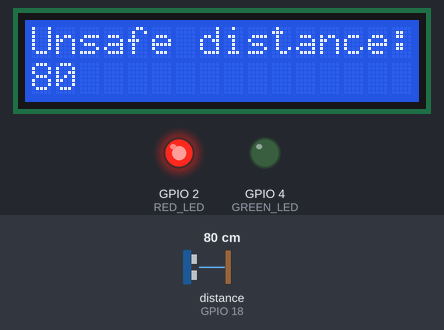
Bench run of a sketch on a simulated ESP32. Parts: 16×2 character LCD, output pins drawn as LEDs (lit = HIGH). Wiring (from diagram.json): ultrasonic range finder: trigger GPIO 5; echo GPIO 18. The inputs (shaded band) are chosen by the test bench; at power-on: distance to the obstacle (sensor on GPIO 18) 80 cm. The echo pulse lasts 58.3 µs per cm; WiFi joins after 1.5 s; servers stay silent unless stated; uploads are accepted with an empty reply; the local clock reads 2024-03-15 10:24:30 at power-on unless the sketch sets it; pins used as bus, display or sensor lines are not drawn; what the sketch prints to the serial monitor is not drawn.

Above: at 6.1 s.
6.2 s: distance to the obstacle (sensor on GPIO 18) set to 197 cm
At 8.9 s:
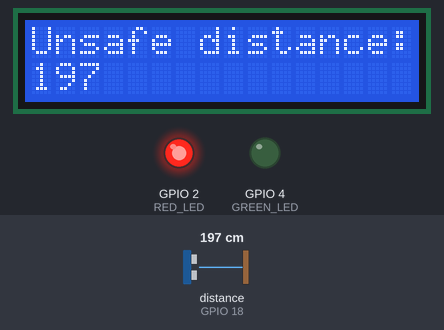
9.2 s: distance to the obstacle (sensor on GPIO 18) set to 206 cm
At 10.9 s:
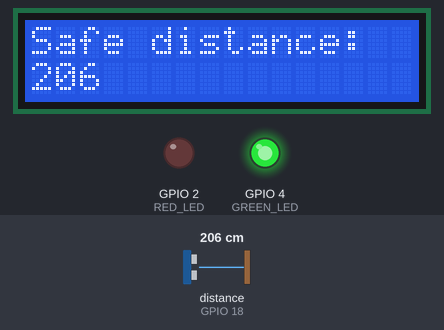
12.0 s: distance to the obstacle (sensor on GPIO 18) set to 2 cm
At 13.0 s:
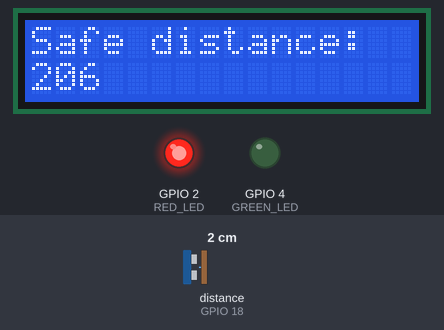
Timing chart, 0 to 15.0 s (numbered marks = the images above; inputs shaded):
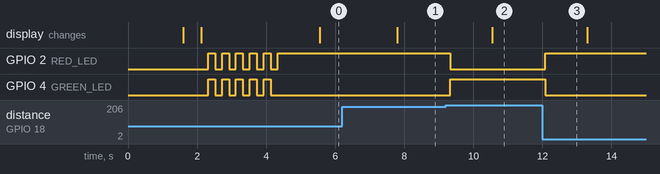

The sketch:

sketch.ino
```cpp
#include <Arduino.h>
#include <ArduinoJson.h>
#include <HTTPClient.h>
#include <LiquidCrystal_I2C.h>
#include <WiFi.h>
#include "time.h"

// WiFi Credentials
#define WIFI_SSID "Wokwi-GUEST"
#define WIFI_PASSWORD ""

// Firebase Things Realtime Database
#define DATABASE_URL "https://upcpre202402si572wv71-default-rtdb.firebaseio.com/.json"
// HTTP Client
HTTPClient client;

// HC-SR04 Pin Configuration
#define TRIGGER_PIN 5
#define ECHO_PIN 18

// LED Configuration
#define GREEN_LED 4
#define RED_LED 2

// Liquid Crystal Display
LiquidCrystal_I2C LCD = LiquidCrystal_I2C(0x27, 16, 2);

// Variables
int prev = 0;
String tempText = "";
String payload = "";
String sensorID = "HC001";
char timeStringBuff[20];
String greenLedBool;
String redLedBool;
String safeDistBool;


void setup() {
  // put your setup code here, to run once:
  Serial.begin(115200);

  // Initial message
  LCD.init();
  LCD.backlight();
  LCD.setCursor(0, 0);
  LCD.print("Connecting to ");
  LCD.setCursor(0, 1);
  LCD.print("WiFi ");

  // WiFi Setup

  WiFi.mode(WIFI_STA);
  WiFi.begin(WIFI_SSID, WIFI_PASSWORD);
  Serial.print("connecting");
  while (WiFi.status() != WL_CONNECTED) {
    Serial.print(".");
    delay(500);
  }
  Serial.println();
  Serial.print("connected: ");
  Serial.println(WiFi.localIP());

  // Firebase connection

  LCD.clear();
  LCD.setCursor(0, 0);
  LCD.println("Online");
  delay(500);
  LCD.clear();
  LCD.setCursor(0, 0);
  LCD.println("Connecting to");
  LCD.setCursor(0, 1);
  LCD.println("Firebase...");
  Serial.println("connecting...");

  client.begin(DATABASE_URL);
  int httpResponseCode=client.GET();

  if (httpResponseCode>0) {
    LCD.clear();
    LCD.setCursor(0, 0);
    LCD.println("Connected");
    Serial.println("connected, Firebase payload:");
    payload = client.getString();
    Serial.println(payload);
    Serial.println();
  }

  // Component setup
  pinMode(TRIGGER_PIN, OUTPUT);
  pinMode(ECHO_PIN, INPUT);
  pinMode(GREEN_LED, OUTPUT);
  pinMode(RED_LED, OUTPUT);

  Serial.println("Green = Safe");
  Serial.println("Red = Unsafe");

  // Indicate Transmission Start
  for (int i=0; i<5; i++) {
    digitalWrite(GREEN_LED, HIGH);
    digitalWrite(RED_LED, HIGH);
    delay(200);
    digitalWrite(GREEN_LED, LOW);
    digitalWrite(RED_LED, LOW);
    delay(200);
  }

  // NTP Time Setup
  configTime(-9000, -9000, "1.south-america.pool.ntp.org");
}

void loop() {
  long sure, mesafe;
  digitalWrite(TRIGGER_PIN, LOW);
  delayMicroseconds(2);
  digitalWrite(TRIGGER_PIN, HIGH);
  delayMicroseconds(2);
  digitalWrite(TRIGGER_PIN, LOW);
  sure = pulseIn(ECHO_PIN, HIGH);
  mesafe=(sure/2)/29.1;

  if(prev!=mesafe) {
    if(mesafe>200 || mesafe < 0) {
      digitalWrite(GREEN_LED, HIGH);
      digitalWrite(RED_LED, LOW);
      tempText = "Safe distance: ";
      greenLedBool = "true";
      redLedBool = "false";
      safeDistBool = "true";
    } else {
      digitalWrite(GREEN_LED, LOW);
      digitalWrite(RED_LED, HIGH);
      tempText = "Unsafe distance: ";
      greenLedBool = "false";
      redLedBool = "true";
      safeDistBool = "false";
    }

    struct tm timeinfo;
    if (!getLocalTime(&timeinfo)) {
      Serial.println("Time Err");
    }
    strftime(timeStringBuff, sizeof(timeStringBuff), "%d/%m/%Y %H:%M", &timeinfo);
    Serial.println(String(timeStringBuff));

    client.PATCH("{\"Status/Sensors/time\":\""  + String(timeStringBuff) + "\"}");
    client.PATCH("{\"Status/Led/LedV\":" + greenLedBool + "}");
    client.PATCH("{\"Status/Led/LedR\":" + redLedBool + "}");
    client.PATCH("{\"Status/Sensors/Distance\":" + String(mesafe) + "}");
    client.PATCH("{\"Status/Sensors/safeDistance\":" + safeDistBool + "}");
    client.PATCH("{\"Status/Sensors/id\":\"" + sensorID + "\"}");


    LCD.clear();
    LCD.setCursor(0, 0);
    LCD.print(tempText);
    LCD.setCursor(0, 1);
    LCD.print(mesafe);
  }
  prev = mesafe;
  delay(500);

}
```

Measured:
- the behaviour switches between 200 and 201 cm on distance to the obstacle (sensor on GPIO 18) (found by bisection; images 1 and 2)
- after the input at 6.2 s, the display: changes after 1.6 s (image 1)
- after the input at 9.2 s, GPIO 2 (RED_LED): HIGH → LOW after 0.13 s; GPIO 4 (GREEN_LED): LOW → HIGH after 0.13 s; the display: changes after 1.4 s (image 2)
- after the input at 12.0 s, GPIO 2 (RED_LED): LOW → HIGH after 0.08 s; GPIO 4 (GREEN_LED): HIGH → LOW after 0.08 s
- by itself, GPIO 2 (RED_LED): alternates HIGH for 0.20 s and LOW for 0.20 s, 10 changes in all, then stays HIGH
